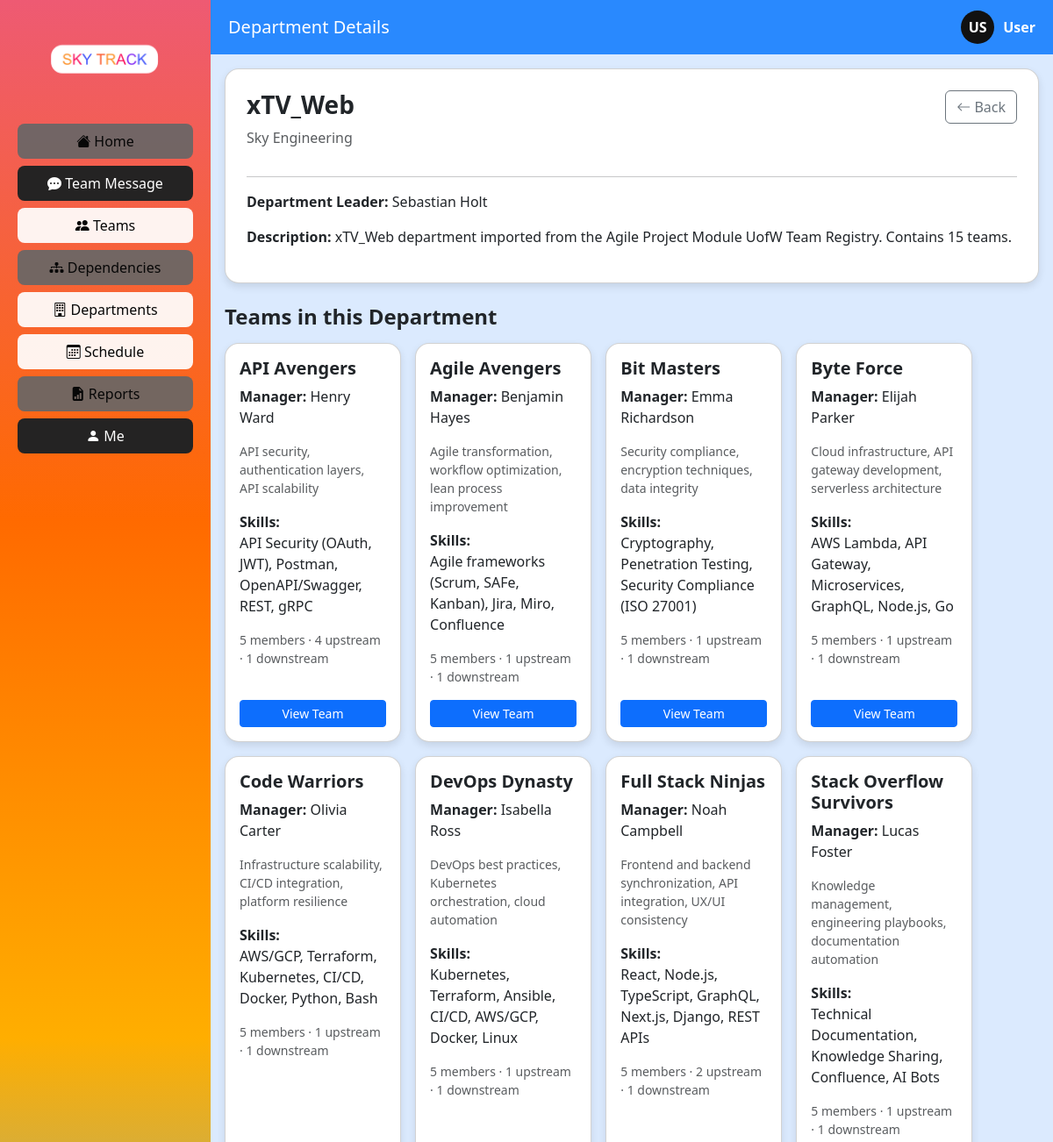
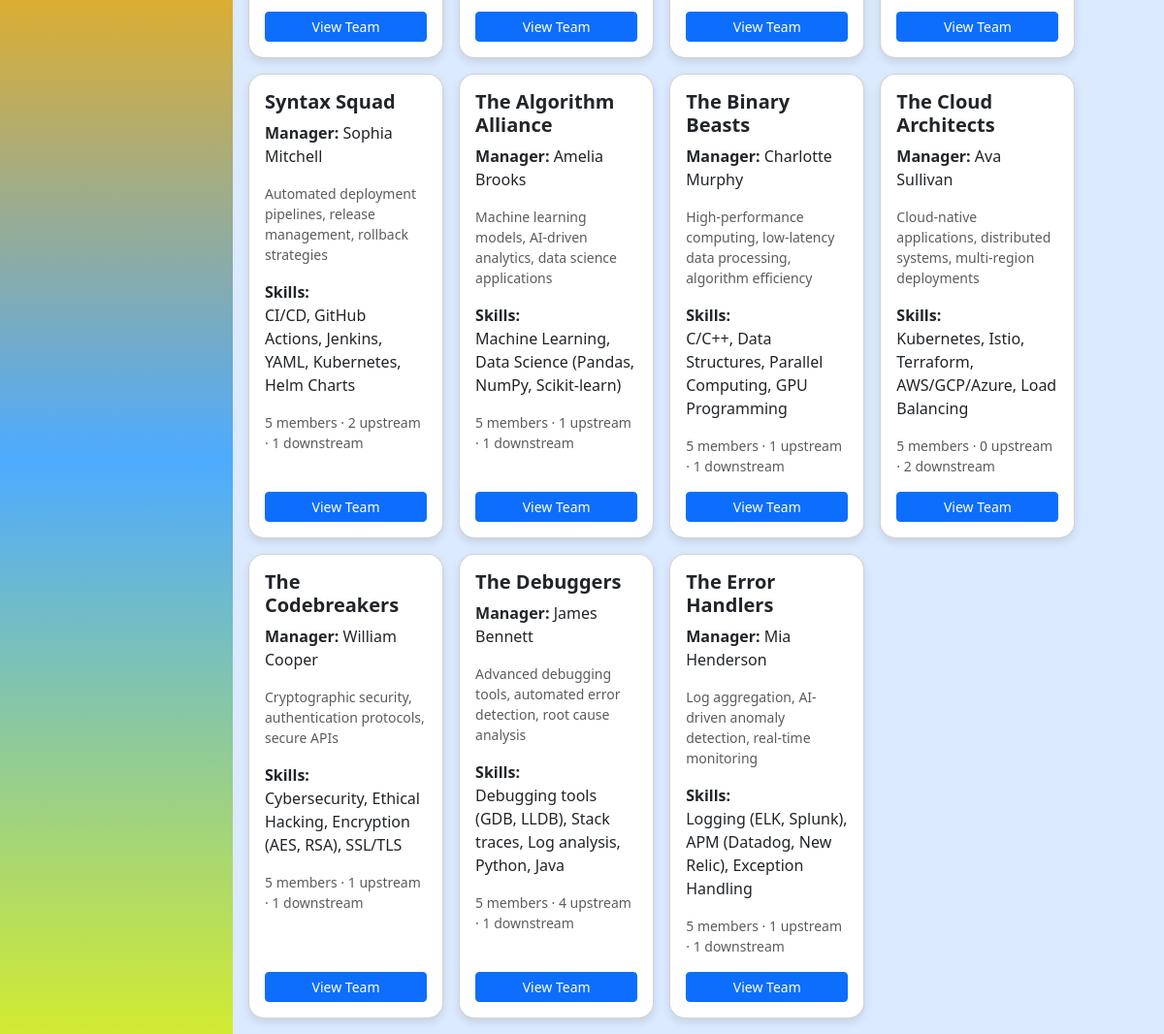
Screenshot of /teams/departments/4/ (signed in) with the database file from the repository (2 pictures, top to bottom).
### reports/models.py (models this page shows, shortened)
class Department(models.Model):
    name = models.CharField(max_length=200)
    leader = models.CharField(max_length=200, blank=True)
    specialisation = models.CharField(max_length=255, blank=True)
    description = models.TextField(blank=True)
    class Meta:
        managed = False
        db_table = 'teams_department'

class Team(models.Model):
    name = models.CharField(max_length=200)
    manager = models.CharField(max_length=200, blank=True)
    purpose = models.TextField(blank=True)
    responsibilities = models.TextField(blank=True)
    skills = models.CharField(max_length=500, blank=True)
    contact_email = models.EmailField(blank=True)
    repository_url = models.CharField(max_length=200, blank=True)
    contact_channel = models.CharField(max_length=255, blank=True)
    is_active = models.BooleanField(default=True)
    created_at = models.DateTimeField(auto_now_add=True)
    department = models.ForeignKey(
        Department, on_delete=models.CASCADE,
        db_column='department_id', related_name='teams'
    )
    class Meta:
        managed = False
        db_table = 'teams_team'

### teams/views.py (the view)
# urls.py: path('departments/<int:pk>/', views.department_detail, name='department_detail'),
def department_detail(request, pk):
    if not _group_login_required(request):
        return redirect('login')
    staff = _staff_context(request)
    department = get_object_or_404(
        Department.objects.prefetch_related(
            'teams',
            'teams__members',
            'teams__upstream_dependencies',
            'teams__downstream_dependencies'
        ),
        pk=pk
    )
    return render(request, 'teams/department_detail.html', {
        'department': department,
        'teams': department.teams.all(),
    })

### teams/views.py (called while the page is built)
def _group_login_required(request):
    return (
        bool(request.session.get("user_email")) or
        bool(request.session.get("user_id")) or
        getattr(request.user, "is_authenticated", False)
    )

def _staff_context(request):
    staff = None
    try:
        from main.models import Staff, User
        email = request.session.get("user_email")
        user_id = request.session.get("user_id")
        if email:
            group_user = User.objects.filter(email=email).first()
            if group_user:
                staff = Staff.objects.filter(user=group_user).first()
        if staff is None and user_id:
            staff = Staff.objects.filter(user_id=user_id).first()
    except Exception:
        staff = None
    return staff

### teams/templates/teams/department_detail.html (shortened to what this page needs)
{% extends "base.html" %}
{% block header %}Department Details{% endblock %}
{% block content %}
<div class="card p-4 mb-4">
  <div class="d-flex justify-content-between align-items-start">
    <div>
      <h3 class="fw-bold">{{ department.name }}</h3>
      <p class="text-muted">{{ department.specialisation|default:"No specialisation listed" }}</p>
    </div>
    <a href="{% url 'teams:departments' %}" class="btn btn-outline-secondary">
      <i class="bi bi-arrow-left"></i> Back
    </a>
  </div>
  <hr>
  <p><strong>Department Leader:</strong> {{ department.leader|default:"Not assigned" }}</p>
  <p><strong>Description:</strong> {{ department.description|default:"No description recorded." }}</p>
</div>
<h4 class="fw-bold mb-3">Teams in this Department</h4>
<div class="row g-3 grid-view">
  {% for team in teams %}
  <div class="col-md-4 card-item">
    <div class="card p-3 h-100">
      <h5 class="fw-bold">{{ team.name }}</h5>
      <p><strong>Manager:</strong> {{ team.manager|default:"No manager assigned" }}</p>
      <p class="text-muted small">{{ team.purpose|default:"This engineering team supports Sky Track operations and collaborates with dependent teams."|truncatewords:18 }}</p>
      <p><strong>Skills:</strong><br>{{ team.skills|default:"Not listed" }}</p>
      <p class="text-muted small">
        {{ team.members.count }} members ·
        {{ team.upstream_dependencies.count }} upstream ·
        {{ team.downstream_dependencies.count }} downstream
      </p>
      <a href="{% url 'teams:detail' team.pk %}" class="btn btn-sm btn-primary mt-auto">View Team</a>
    </div>
  </div>
  {% empty %}
  <div class="col-12">
    <div class="alert alert-info">No teams are linked to this department.</div>
  </div>
  {% endfor %}
</div>
{% endblock %}

### assets/css/base.css (style rules this page uses)
body { background:#dbeafe; height:100vh; overflow:hidden; }
.card { border-radius:16px; box-shadow:0 4px 10px rgba(0,0,0,0.1); }
.grid-view .card-item { flex:0 0 23%; }
.card-item { transition:0.2s; }

### rows the page displays
Department: name "xTV_Web", specialisation "Sky Engineering", leader "Sebastian Holt", description "xTV_Web department imported from the Agile Project Module UofW Team Registry. Contains 15 teams."
Team: name "API Avengers", manager "Henry Ward", purpose "API security, authentication layers, API scalability", skills "API Security (OAuth, JWT), Postman, OpenAPI/Swagger, REST, gRPC", members.count "5", upstream_dependencies.count "4", downstream_dependencies.count "1"
Team: name "Agile Avengers", manager "Benjamin Hayes", purpose "Agile transformation, workflow optimization, lean process improvement", skills "Agile frameworks (Scrum, SAFe, Kanban), Jira, Miro, Confluence", members.count "5", upstream_dependencies.count "1", downstream_dependencies.count "1"
Team: name "Bit Masters", manager "Emma Richardson", purpose "Security compliance, encryption techniques, data integrity", skills "Cryptography, Penetration Testing, Security Compliance (ISO 27001)", members.count "5", upstream_dependencies.count "1", downstream_dependencies.count "1"
Team: name "Byte Force", manager "Elijah Parker", purpose "Cloud infrastructure, API gateway development, serverless architecture", skills "AWS Lambda, API Gateway, Microservices, GraphQL, Node.js, Go", members.count "5", upstream_dependencies.count "1", downstream_dependencies.count "1"
Team: name "Code Warriors", manager "Olivia Carter", purpose "Infrastructure scalability, CI/CD integration, platform resilience", skills "AWS/GCP, Terraform, Kubernetes, CI/CD, Docker, Python, Bash", members.count "5", upstream_dependencies.count "1", downstream_dependencies.count "1"
Team: name "DevOps Dynasty", manager "Isabella Ross", purpose "DevOps best practices, Kubernetes orchestration, cloud automation", skills "Kubernetes, Terraform, Ansible, CI/CD, AWS/GCP, Docker, Linux", members.count "5", upstream_dependencies.count "1", downstream_dependencies.count "1"
Team: name "Full Stack Ninjas", manager "Noah Campbell", purpose "Frontend and backend synchronization, API integration, UX/UI consistency", skills "React, Node.js, TypeScript, GraphQL, Next.js, Django, REST APIs", members.count "5", upstream_dependencies.count "2", downstream_dependencies.count "1"
Team: name "Stack Overflow Survivors", manager "Lucas Foster", purpose "Knowledge management, engineering playbooks, documentation automation", skills "Technical Documentation, Knowledge Sharing, Confluence, AI Bots", members.count "5", upstream_dependencies.count "1", downstream_dependencies.count "1"
Team: name "Syntax Squad", manager "Sophia Mitchell", purpose "Automated deployment pipelines, release management, rollback strategies", skills "CI/CD, GitHub Actions, Jenkins, YAML, Kubernetes, Helm Charts", members.count "5", upstream_dependencies.count "2", downstream_dependencies.count "1"
Team: name "The Algorithm Alliance", manager "Amelia Brooks", purpose "Machine learning models, AI-driven analytics, data science applications", skills "Machine Learning, Data Science (Pandas, NumPy, Scikit-learn)", members.count "5", upstream_dependencies.count "1", downstream_dependencies.count "1"
Team: name "The Binary Beasts", manager "Charlotte Murphy", purpose "High-performance computing, low-latency data processing, algorithm efficiency", skills "C/C++, Data Structures, Parallel Computing, GPU Programming", members.count "5", upstream_dependencies.count "1", downstream_dependencies.count "1"
Team: name "The Cloud Architects", manager "Ava Sullivan", purpose "Cloud-native applications, distributed systems, multi-region deployments", skills "Kubernetes, Istio, Terraform, AWS/GCP/Azure, Load Balancing", members.count "5", upstream_dependencies.count "0", downstream_dependencies.count "2"
Team: name "The Codebreakers", manager "William Cooper", purpose "Cryptographic security, authentication protocols, secure APIs", skills "Cybersecurity, Ethical Hacking, Encryption (AES, RSA), SSL/TLS", members.count "5", upstream_dependencies.count "1", downstream_dependencies.count "1"
Team: name "The Debuggers", manager "James Bennett", purpose "Advanced debugging tools, automated error detection, root cause analysis", skills "Debugging tools (GDB, LLDB), Stack traces, Log analysis, Python, Java", members.count "5", upstream_dependencies.count "4", downstream_dependencies.count "1"
Team: name "The Error Handlers", manager "Mia Henderson", purpose "Log aggregation, AI-driven anomaly detection, real-time monitoring", skills "Logging (ELK, Splunk), APM (Datadog, New Relic), Exception Handling", members.count "5", upstream_dependencies.count "1", downstream_dependencies.count "1"

### other values shown
{{ staff.first_name|default:"U"|slice:":1"|upper }} "U"
{{ staff.last_name|default:"S"|slice:":1"|upper }} "S"
{{ staff.first_name|default:"User" }} "User"
